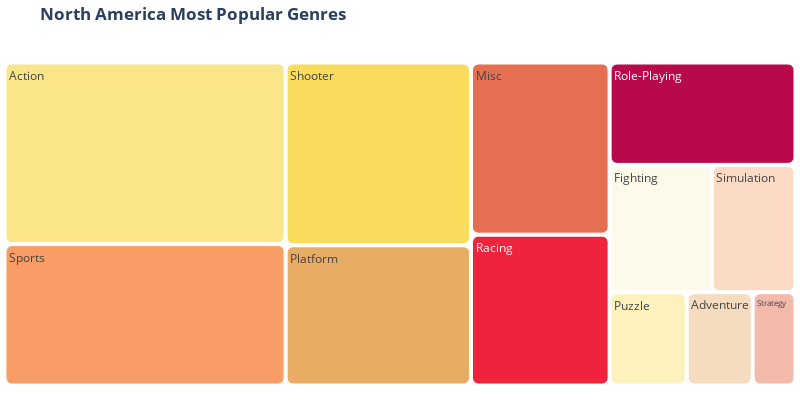

Notebook source saved alongside this figure:
### Code cell
colors = ['#fae588','#f79d65','#f9dc5c','#e8ac65','#e76f51','#ef233c','#b7094c'] 

fig = px.treemap(videogames, path=['Genre'],values='NA_Sales', width=800, height=400, title = '<b>North America Most Popular Genres<b>')
fig.update_layout(
    treemapcolorway = colors, 
    margin = dict(t=40, l=0, r=0, b=10)
)
fig.update_traces(marker=dict(cornerradius=10))
fig.show()

### Figure 1 — Plotly figure (JSON) as saved in the notebook; plotly's stock layout.template omitted (floating-point values rounded to 4 significant figures)
{"data": [{"branchvalues": "total", "domain": {"x": [0, 1], "y": [0, 1]}, "hovertemplate": "labels=%{label}<br>NA_Sales=%{value}<br>parent=%{parent}<br>id=%{id}<extra></extra>", "ids": ["Action", "Adventure", "Fighting", "Misc", "Platform", "Puzzle", "Racing", "Role-Playing", "Shooter", "Simulation", "Sports", "Strategy"], "labels": ["Action", "Adventure", "Fighting", "Misc", "Platform", "Puzzle", "Racing", "Role-Playing", "Shooter", "Simulation", "Sports", "Strategy"], "marker": {"cornerradius": 10}, "name": "", "parents": ["", "", "", "", "", "", "", "", "", "", "", ""], "type": "treemap", "values": [877.8, 105.8, 223.6, 410.2, 447.1, 123.8, 359.4, 327.3, 582.6, 183.3, 683.4, 68.7]}], "layout": {"height": 400, "legend": {"tracegroupgap": 0}, "margin": {"b": 10, "l": 0, "r": 0, "t": 40}, "title": {"text": "<b>North America Most Popular Genres<b>"}, "treemapcolorway": ["#fae588", "#f79d65", "#f9dc5c", "#e8ac65", "#e76f51", "#ef233c", "#b7094c"], "width": 800}}
